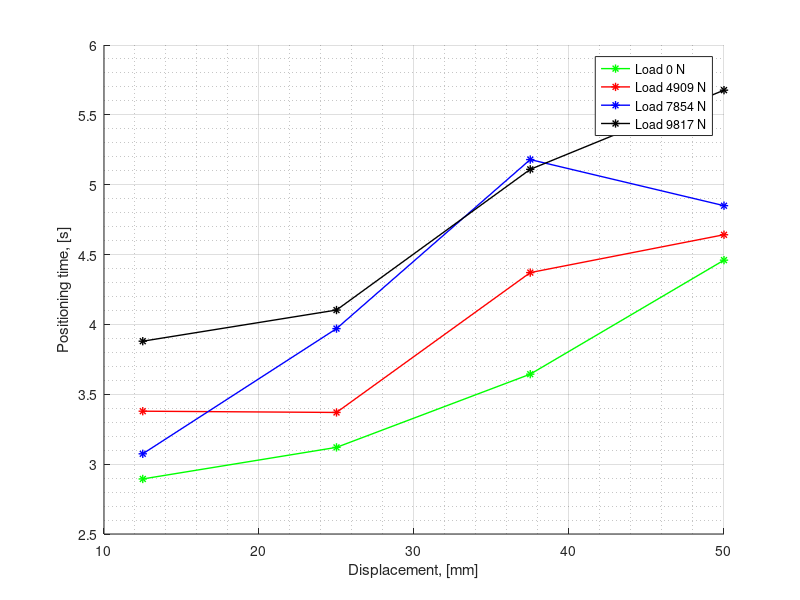

The MATLAB source for this figure:
clc;
clear all;

dt1_1 = 7.29 - 4.896 +0.5
dt1_2 = 7.57 - 5.45 + 1
dt1_3 = 8.08 - 5.936 + 1.5
dt1_4 = 8.83 - 6.37 + 2

dt2_1 = 7.78 - 4.901 + 0.5
dt2_2 = 7.8 - 5.43 + 1
dt2_3 = 8.46 -5.589 + 1.5
dt2_4 = 9.1 - 6.458 + 2

dt3_1 = 7.53 - 4.956 + 0.5
dt3_2 = 8.37 - 5.4 + 1 
dt3_3 = 9.64 - 5.96 + 1.5
dt3_4 = 9.26 - 6.41 + 2

dt4_1 = 8.31 - 4.93 + 0.5
dt4_2 = 8.5 - 5.397 + 1
dt4_3 = 9.52 - 5.91 + 1.5
dt4_4 = 10.07 - 6.3933 + 2
 

hold on
plot([12.5, 25, 37.5, 50], [dt1_1, dt1_2, dt1_3, dt1_4], '-*g', 'LineWidth', 1);

plot([12.5, 25, 37.5, 50], [dt2_1, dt2_2, dt2_3, dt2_4], '-*r', 'LineWidth', 1);

plot([12.5, 25, 37.5, 50], [dt3_1, dt3_2, dt3_3, dt3_4], '-*b', 'LineWidth', 1);

plot([12.5, 25, 37.5, 50], [dt4_1, dt4_2, dt4_3, dt4_4], '-*k', 'LineWidth', 1);


xlabel('Displacement, [mm]'); 
ylabel('Positioning time, [s]');
% legend('Position control +  motor velocity control', 'Position control');
legend('Load 0 N', 'Load 4909 N', 'Load 7854 N', 'Load 9817 N');
% dt

grid on
grid minor

hold off


